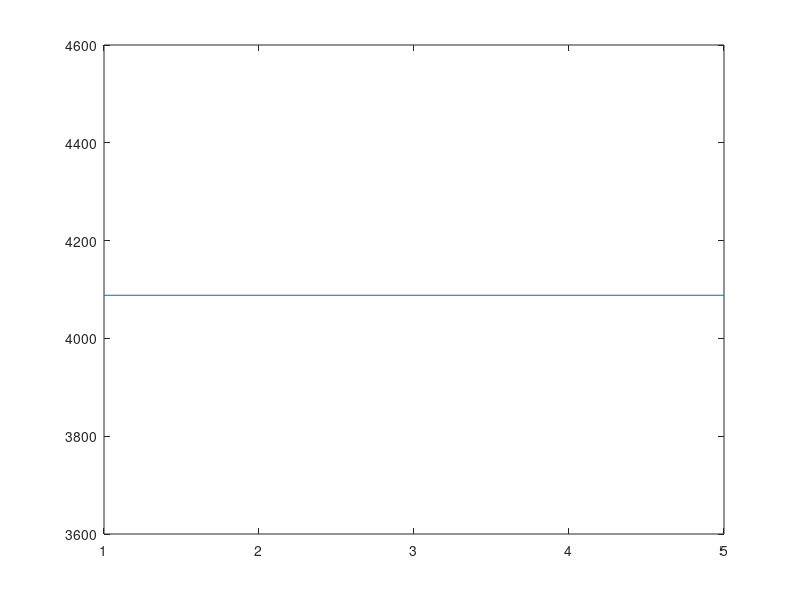

Write MATLAB code to recreate this figure.
clc
clear

N = input('Nombre d''�chantilllons pour ce signal : ');
Frel = input('Fr�quence normalis�e (nombre de p�riodes dans la dur�e totale) : ');
Ph0 = input('Phase a l''origine (en degr�s) : ');
Ph0 = Ph0 * pi / 180.0; % a present en radian

Ampl = 2048;
Offset = 2048;
%% Cr�ation du fichier .asm

fileID = fopen(['Signal.asm'], 'w');
fprintf(fileID,'\tAREA Signal, DATA, READONLY\n');
fprintf(fileID,'\texport LeSignal\n');

fprintf(fileID,'LeSignal\n');

for  i = 1: N
     % fonction a modifier en fonction des besoins
     Sig(i) = Offset + Ampl * cos( 2*pi*Frel*(i-1)/N + Ph0 );
     % arrondi
     iSig = int16(Sig(i));
     % bornage du signal similaire a la sortie brute de l'ADC 12 bits
     if ( iSig < 0 )
         iSig = 0;
     end
     if ( iSig > 4095 )
         iSig = 4095;
     end
     
     fprintf(fileID,'\tDCW\t0x%04x\t; %2d %4d  %7.5f\n',iSig, i-1, iSig, double(iSig) / 4096.0 );

end

fprintf(fileID,'\tEND\n');
fclose(fileID);
plot(Sig);